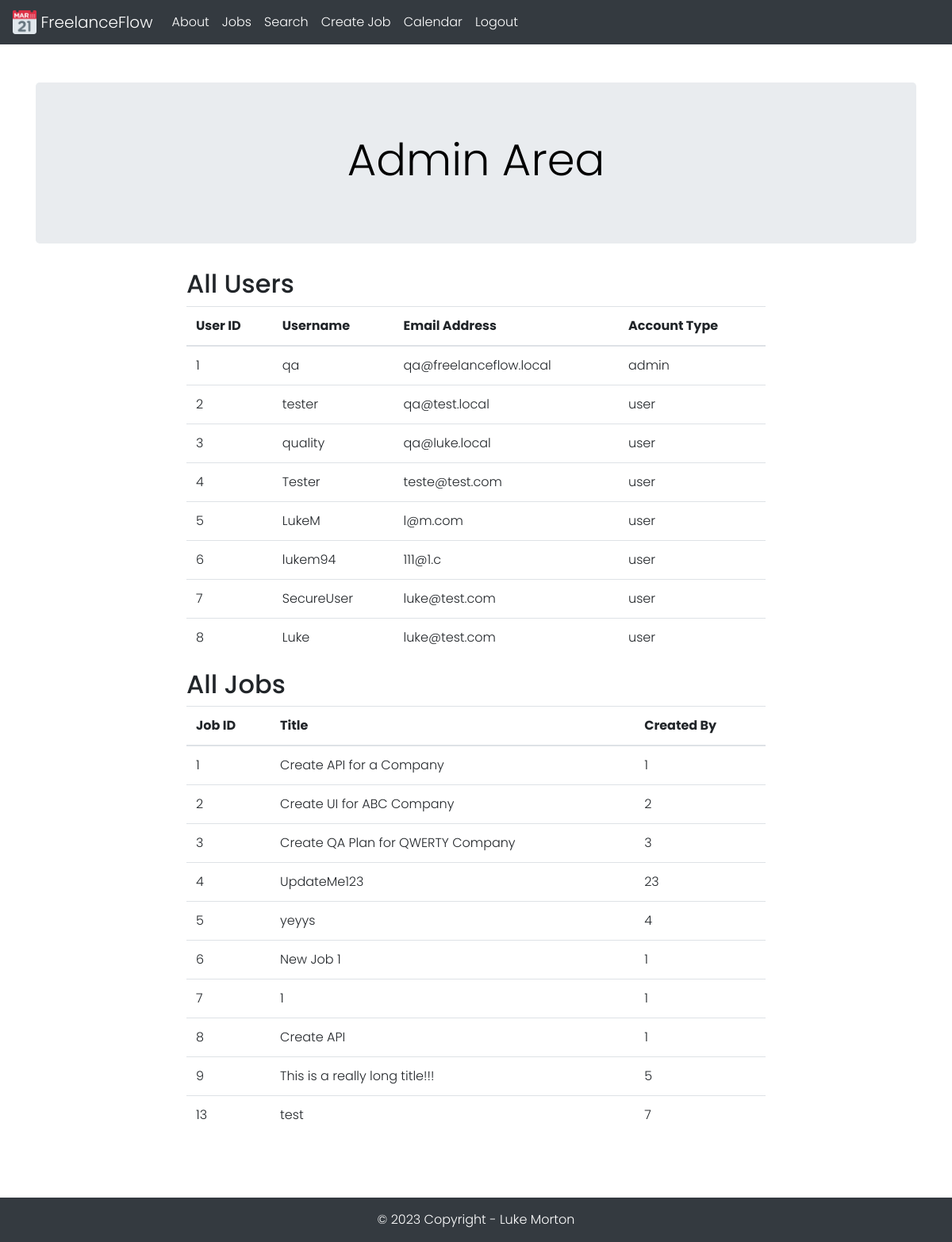
Page /admin (signed in) on the earlier database version.
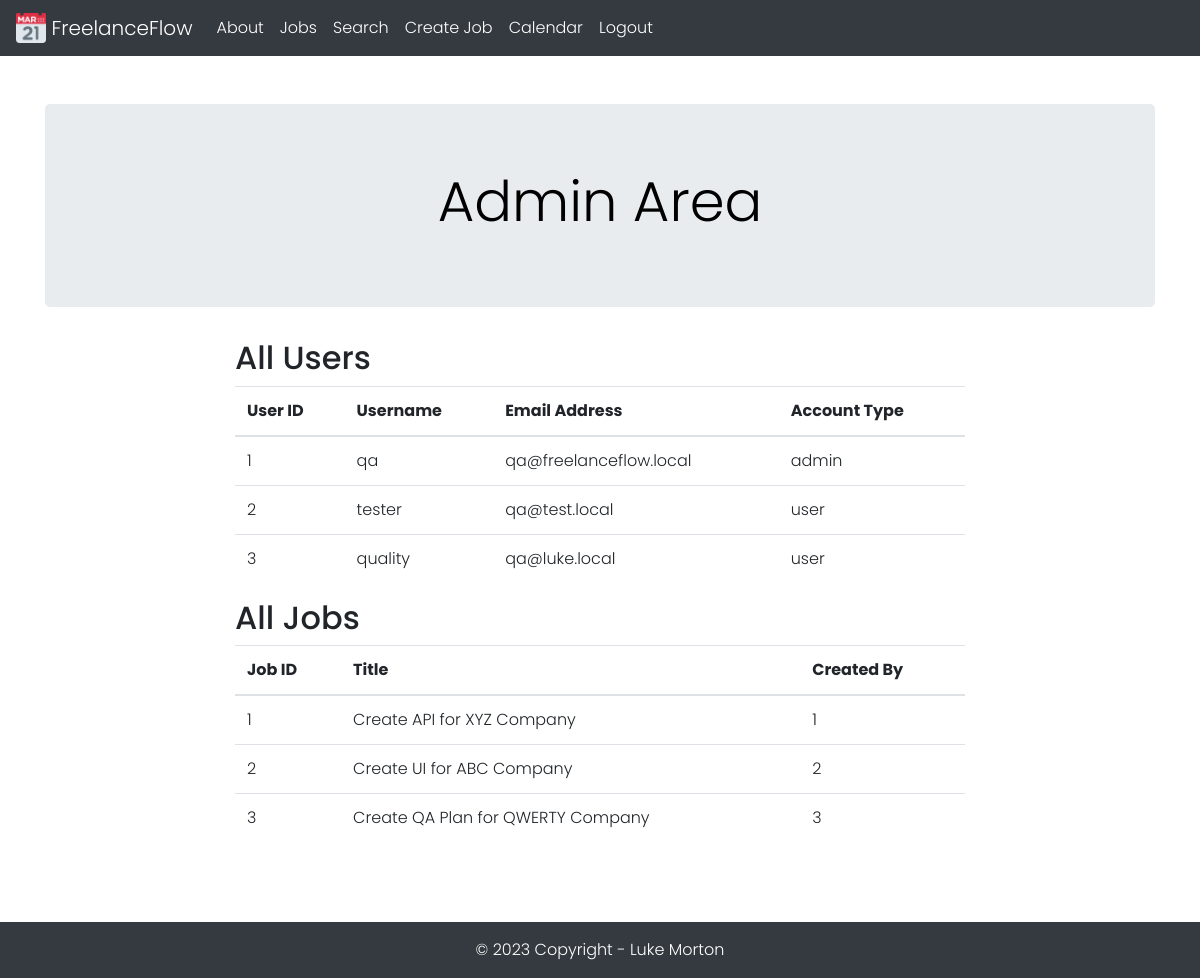
Same page on the later database version.
### tables this page shows
CREATE TABLE Users (
    userid INTEGER PRIMARY KEY AUTOINCREMENT,
    username TEXT NOT NULL,
    password TEXT NOT NULL,
    emailaddress TEXT NOT NULL,
    firstname TEXT NOT NULL,
    lastname TEXT NOT NULL,
    accounttype TEXT NOT NULL DEFAULT 'user'
);

CREATE TABLE Jobs (
    jobid INTEGER PRIMARY KEY AUTOINCREMENT,
    title TEXT NOT NULL,
    description TEXT NOT NULL,
    datecreated TEXT NOT NULL,
    deadline TEXT NOT NULL,
    status TEXT NOT NULL,
    quotation REAL NOT NULL,
    createdby INTEGER,
    FOREIGN KEY (createdby) REFERENCES Users(userid)
);

### application.py (the view)
@app.route('/admin')
@login_required
def admin():
    if current_user.accounttype == 'admin':
        all_users = get_all_users()
        all_jobs = get_all_jobs_admin()
        return render_template('admin.html', all_users=all_users, all_jobs=all_jobs)
    else:
        return redirect(url_for('index'))

### application.py (called while the page is built)
def database_connection():
    conn = sqlite3.connect('freelanceflow.db')
    conn.row_factory = sqlite3.Row
    return conn

@login_manager.user_loader
def load_user(user_id):
    conn = database_connection()
    user_data = conn.execute('SELECT * FROM Users WHERE userid = ?', (user_id,)).fetchone()
    conn.close()
    if user_data is None:
        return None
    user = User(user_data['userid'], user_data['emailaddress'], user_data['password'], user_data['firstname'], user_data['lastname'], user_data['username'], user_data['accounttype'])
    return user

def get_all_jobs_admin():
    conn = database_connection()
    all_jobs = conn.execute('SELECT * FROM Jobs').fetchall()
    conn.close()
    return all_jobs

def get_all_users():
    conn = database_connection()
    all_users = conn.execute('SELECT * FROM Users').fetchall()
    conn.close()
    return all_users

### templates/admin.html (shortened to what this page needs)
{% extends 'base.html' %}
{% block jumbotron_title %} Admin Area {% endblock %}
{% block content %}
    <div class="container">
        <div class="row justify-content-center">
            <div class="col-md-8">
                <h2>All Users</h2>
                <table class="table">
                    <thead>
                        <tr>
                            <th>User ID</th>
                            <th>Username</th>
                            <th>Email Address</th>
                            <th>Account Type</th>
                        </tr>
                    </thead>
                    <tbody>
                        {% for user in all_users %}
                            <tr>
                                <td>{{ user['userid'] }}</td>
                                <td>{{ user['username'] }}</td>
                                <td>{{ user['emailaddress'] }}</td>
                                <td>{{ user['accounttype'] }}</td>
                            </tr>
                        {% endfor %}
                    </tbody>
                </table>
                <h2>All Jobs</h2>
                <table class="table">
                    <thead>
                        <tr>
                            <th>Job ID</th>
                            <th>Title</th>
                            <th>Created By</th>
                        </tr>
                    </thead>
                    <tbody>
                        {% for job in all_jobs %}
                            <tr>
                                <td>{{ job['jobid'] }}</td>
                                <td>{{ job['title'] }}</td>
                                <td>{{ job['createdby'] }}</td>
                            </tr>
                        {% endfor %}
                    </tbody>
                </table>
            </div>
        </div>
    </div>
{% endblock %}

### templates/base.html (shortened to what this page needs)
<!doctype html>
<html lang="en">
  <head>
    <link rel="stylesheet" href="https://cdn.jsdelivr.net/npm/bootstrap@4.4.1/dist/css/bootstrap.min.css">
    <link rel="stylesheet" href="https://cdn.datatables.net/1.13.6/css/jquery.dataTables.css">
    <link rel="stylesheet" href="../../static/css/style.css">
  </head>
  <body>
    <nav class="navbar navbar-expand-md navbar-dark bg-dark">
        <a class="navbar-brand" href="{{ url_for('index')}}">
          <img src="../../static/images/logo.png" width="30" height="30" class="d-inline-block align-top" alt="FreelanceFlow Logo">
          FreelanceFlow
        </a>
        <div class="collapse navbar-collapse" id="navbarNav">
            <ul class="navbar-nav">
              {% if current_user.is_authenticated %}
                <li class="nav-item active">
                  <a class="nav-link" href="{{ url_for('about')}}">About</a>
                </li>
                <li class="nav-item active">
                  <a class="nav-link" href="{{ url_for('jobs')}}">Jobs</a>
                </li>
                <li class="nav-item active">
                  <a class="nav-link" href="{{ url_for('search')}}">Search</a>
                </li>
                <li class="nav-item active">
                  <a class="nav-link" href="{{ url_for('createjob')}}">Create Job</a>
                </li>
                <li class="nav-item active">
                  <a class="nav-link" href="{{ url_for('calendar')}}">Calendar</a>
                </li>
                <li class="nav-item active">
                  <a class="nav-link" href="{{ url_for('logout')}}">Logout</a>
                </li>
              {% endif %}
            </ul>
        </div>
    </nav>
    <div class="content">
      <div class="container mt-5">
          {% if isIndex != True %}
          <div class="jumbotron text-center">
              <h1 class="display-4">{% block jumbotron_title %}{% endblock %}</h1>
          </div>
          {% endif %}
      </div>
      {% block content %} {% endblock %}
    </div>
    <footer class="bg-dark text-white text-center text-lg-start fixed-bottom">
      <div class="text-center p-3">
        © 2023 Copyright - Luke Morton
      </div>
    </footer>
  </body>
</html>

### static/css/style.css (style rules this page uses)
* { margin: 0 }
html, body { width: 100%; }
body { background-color: rgb(255, 255, 255); font-family: 'Poppins', sans-serif; font-weight: 300; padding-bottom: 120px; }
h1 { color: rgb(0, 0, 0); text-align: center; }

Differences in the rows shown:
removed Users: userid "4", username "Tester", emailaddress "teste@test.com", accounttype "user"
removed Users: userid "5", username "LukeM", emailaddress "l@m.com", accounttype "user"
removed Users: userid "6", username "lukem94", emailaddress "111@1.c", accounttype "user"
removed Users: userid "7", username "SecureUser", emailaddress "luke@test.com", accounttype "user"
removed Users: userid "8", username "Luke", emailaddress "luke@test.com", accounttype "user"
removed Jobs: jobid "4", title "UpdateMe123", createdby "23"
removed Jobs: jobid "5", title "yeyys", createdby "4"
removed Jobs: jobid "6", title "New Job 1", createdby "1"
removed Jobs: jobid "7", title "1", createdby "1"
removed Jobs: jobid "8", title "Create API", createdby "1"
removed Jobs: jobid "9", title "This is a really long title!!!", createdby "5"
removed Jobs: jobid "13", title "test", createdby "7"
changed Jobs id 1: title "Create API for a Company" → "Create API for XYZ Company"
